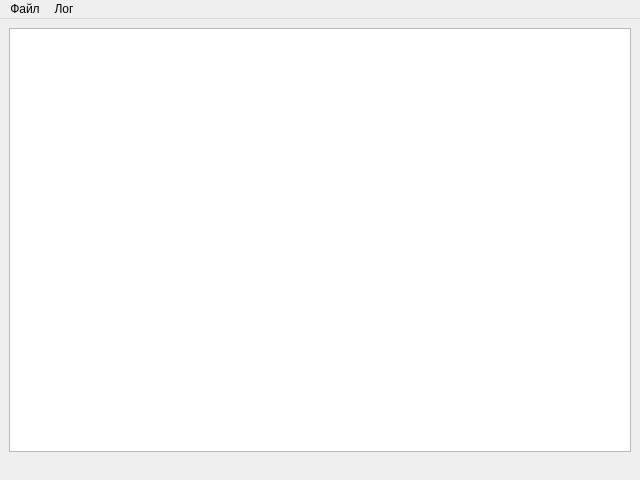
<?xml version="1.0" encoding="UTF-8"?>
<ui version="4.0">
 <class>MainWindow</class>
 <widget class="QMainWindow" name="MainWindow">
  <property name="geometry">
   <rect>
    <x>0</x>
    <y>0</y>
    <width>640</width>
    <height>480</height>
   </rect>
  </property>
  <property name="windowTitle">
   <string>MainWindow</string>
  </property>
  <widget class="QWidget" name="centralwidget">
   <layout class="QGridLayout" name="gridLayout">
    <item row="0" column="0">
     <widget class="QTextEdit" name="textEdit"/>
    </item>
   </layout>
  </widget>
  <widget class="QMenuBar" name="menubar">
   <property name="geometry">
    <rect>
     <x>0</x>
     <y>0</y>
     <width>640</width>
     <height>22</height>
    </rect>
   </property>
   <widget class="QMenu" name="menu">
    <property name="title">
     <string>Файл</string>
    </property>
    <addaction name="OpenAction"/>
    <addaction name="ExitAction"/>
   </widget>
   <widget class="QMenu" name="menu_2">
    <property name="title">
     <string>Лог</string>
    </property>
    <addaction name="ExportAction"/>
    <addaction name="AddLogAction"/>
    <addaction name="ViewAction"/>
   </widget>
   <addaction name="menu"/>
   <addaction name="menu_2"/>
  </widget>
  <widget class="QStatusBar" name="statusbar">
   <property name="sizeGripEnabled">
    <bool>false</bool>
   </property>
  </widget>
  <action name="ExitAction">
   <property name="text">
    <string>Выход</string>
   </property>
  </action>
  <action name="OpenAction">
   <property name="text">
    <string>Открыть</string>
   </property>
  </action>
  <action name="AddLogAction">
   <property name="text">
    <string>Добавить в лог</string>
   </property>
  </action>
  <action name="ExportAction">
   <property name="text">
    <string>Экспорт...</string>
   </property>
  </action>
  <action name="ViewAction">
   <property name="text">
    <string>Просмотр</string>
   </property>
  </action>
 </widget>
 <resources/>
 <connections/>
</ui>
